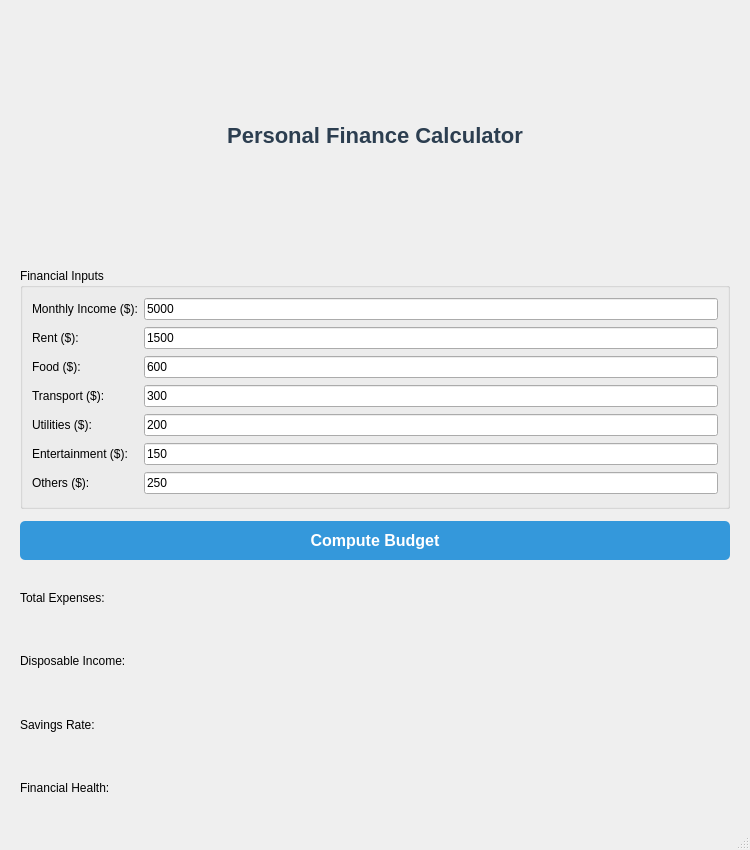
<?xml version="1.0" encoding="UTF-8"?>
<ui version="4.0">
 <class>MainWindow</class>
 <widget class="QMainWindow" name="MainWindow">
  <property name="geometry">
   <rect>
    <x>0</x>
    <y>0</y>
    <width>750</width>
    <height>850</height>
   </rect>
  </property>
  <property name="windowTitle">
   <string>Personal Finance Calculator</string>
  </property>
  <widget class="QWidget" name="centralwidget">
   <layout class="QVBoxLayout" name="verticalLayout">
    <property name="spacing">
     <number>12</number>
    </property>
    <property name="leftMargin">
     <number>20</number>
    </property>
    <property name="topMargin">
     <number>15</number>
    </property>
    <property name="rightMargin">
     <number>20</number>
    </property>
    <property name="bottomMargin">
     <number>15</number>
    </property>
    <item>
     <widget class="QLabel" name="label">
      <property name="styleSheet">
       <string notr="true">font-size: 22px; font-weight: bold; color: #2C3E50;</string>
      </property>
      <property name="text">
       <string>Personal Finance Calculator</string>
      </property>
      <property name="alignment">
       <set>Qt::AlignCenter</set>
      </property>
     </widget>
    </item>
    <item>
     <widget class="QGroupBox" name="groupBox">
      <property name="title">
       <string>Financial Inputs</string>
      </property>
      <layout class="QGridLayout" name="gridLayout">
       <item row="0" column="0">
        <widget class="QLabel" name="label_2">
         <property name="text">
          <string>Monthly Income ($):</string>
         </property>
        </widget>
       </item>
       <item row="0" column="1">
        <widget class="QLineEdit" name="lineEdit_income">
         <property name="text">
          <string>5000</string>
         </property>
        </widget>
       </item>
       <item row="1" column="0">
        <widget class="QLabel" name="label_3">
         <property name="text">
          <string>Rent ($):</string>
         </property>
        </widget>
       </item>
       <item row="1" column="1">
        <widget class="QLineEdit" name="lineEdit_rent">
         <property name="text">
          <string>1500</string>
         </property>
        </widget>
       </item>
       <item row="2" column="0">
        <widget class="QLabel" name="label_4">
         <property name="text">
          <string>Food ($):</string>
         </property>
        </widget>
       </item>
       <item row="2" column="1">
        <widget class="QLineEdit" name="lineEdit_food">
         <property name="text">
          <string>600</string>
         </property>
        </widget>
       </item>
       <item row="3" column="0">
        <widget class="QLabel" name="label_5">
         <property name="text">
          <string>Transport ($):</string>
         </property>
        </widget>
       </item>
       <item row="3" column="1">
        <widget class="QLineEdit" name="lineEdit_transport">
         <property name="text">
          <string>300</string>
         </property>
        </widget>
       </item>
       <item row="4" column="0">
        <widget class="QLabel" name="label_6">
         <property name="text">
          <string>Utilities ($):</string>
         </property>
        </widget>
       </item>
       <item row="4" column="1">
        <widget class="QLineEdit" name="lineEdit_utilities">
         <property name="text">
          <string>200</string>
         </property>
        </widget>
       </item>
       <item row="5" column="0">
        <widget class="QLabel" name="label_7">
         <property name="text">
          <string>Entertainment ($):</string>
         </property>
        </widget>
       </item>
       <item row="5" column="1">
        <widget class="QLineEdit" name="lineEdit_entertainment">
         <property name="text">
          <string>150</string>
         </property>
        </widget>
       </item>
       <item row="6" column="0">
        <widget class="QLabel" name="label_8">
         <property name="text">
          <string>Others ($):</string>
         </property>
        </widget>
       </item>
       <item row="6" column="1">
        <widget class="QLineEdit" name="lineEdit_others">
         <property name="text">
          <string>250</string>
         </property>
        </widget>
       </item>
      </layout>
     </widget>
    </item>
    <item>
     <widget class="QPushButton" name="pushButton">
      <property name="styleSheet">
       <string notr="true">font-size: 16px; padding: 10px; background-color: #3498DB; color: white; border-radius: 5px; font-weight: bold;</string>
      </property>
      <property name="text">
       <string>Compute Budget</string>
      </property>
     </widget>
    </item>
    <item>
     <layout class="QGridLayout" name="resultsGrid">
      <item row="0" column="0">
       <widget class="QLabel" name="label_total_title">
        <property name="text">
         <string>Total Expenses:</string>
        </property>
       </widget>
      </item>
      <item row="0" column="1">
       <widget class="QLabel" name="label_total">
        <property name="text">
         <string/>
        </property>
       </widget>
      </item>
      <item row="1" column="0">
       <widget class="QLabel" name="label_disp_title">
        <property name="text">
         <string>Disposable Income:</string>
        </property>
       </widget>
      </item>
      <item row="1" column="1">
       <widget class="QLabel" name="label_disposable">
        <property name="text">
         <string/>
        </property>
       </widget>
      </item>
      <item row="2" column="0">
       <widget class="QLabel" name="label_rate_title">
        <property name="text">
         <string>Savings Rate:</string>
        </property>
       </widget>
      </item>
      <item row="2" column="1">
       <widget class="QLabel" name="label_rate">
        <property name="text">
         <string/>
        </property>
       </widget>
      </item>
      <item row="3" column="0">
       <widget class="QLabel" name="label_health_title">
        <property name="text">
         <string>Financial Health:</string>
        </property>
       </widget>
      </item>
      <item row="3" column="1">
       <widget class="QLabel" name="label_health">
        <property name="text">
         <string/>
        </property>
       </widget>
      </item>
     </layout>
    </item>
    <item>
     <layout class="QVBoxLayout" name="chartLayout"/>
    </item>
   </layout>
  </widget>
  <widget class="QMenuBar" name="menubar"/>
  <widget class="QStatusBar" name="statusbar"/>
 </widget>
 <resources/>
 <connections/>
</ui>
